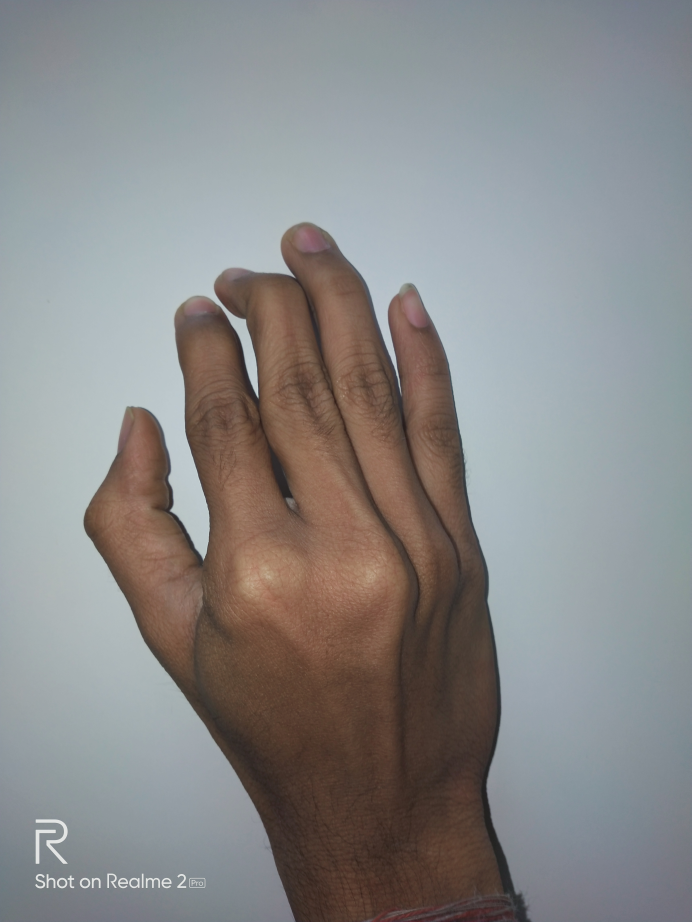
#> input picture rajit7.jpg, 3456 x 4608 px (shown at 1/5 size)
$ jupyter execute --allow-errors redness2.ipynb   (older library calls are emulated)
#> lines starting #> are read from the running program, lines starting #| are printed output that depends on the picture; after the words box and inside, x2 and y2 are one past the last pixel; in counts of white or black regions, pixels touching at a corner belong together
[cell 1]
import numpy as np
import cv2


frame = cv2.imread("./rajit7.jpg")
#> frame is the input picture: shape (4608, 3456, 3); mean B, G, R 137, 137.1, 137.6
frame = cv2.resize(frame,None,fx=0.2, fy=0.2, interpolation = cv2.INTER_CUBIC)
#> frame: shape (922, 691, 3)
#frame = cv2.imread("./ra2.jpg")
frame = cv2.fastNlMeansDenoisingColored(frame,None,3,3,7,21)


'''
gray = cv2.cvtColor(frame, cv2.COLOR_BGR2GRAY)
#gray = cv2.GaussianBlur(gray,(9,9),0);
#gray = cv2.medianBlur(gray,5)
canny=cv2.Canny(gray,155,75)
edges = cv2.adaptiveThreshold(gray,255,cv2.ADAPTIVE_THRESH_GAUSSIAN_C,cv2.THRESH_BINARY,13,2.5)
kernel = np.ones((2,2), np.uint8)
edgeX = cv2.dilate(canny, kernel, iterations = 2)
'''
dst = cv2.fastNlMeansDenoisingColored(frame,None,3,3,7,21)
hsv = cv2.cvtColor(frame,cv2.COLOR_BGR2HSV)
#> hsv: shape (922, 691, 3); mean H, S, V 74.3, 44, 148

lower = np.array([80,0,0])  #-- Lower range --
upper = np.array([180,200,255])  #-- Upper range --
mask = cv2.inRange(hsv, lower, upper)
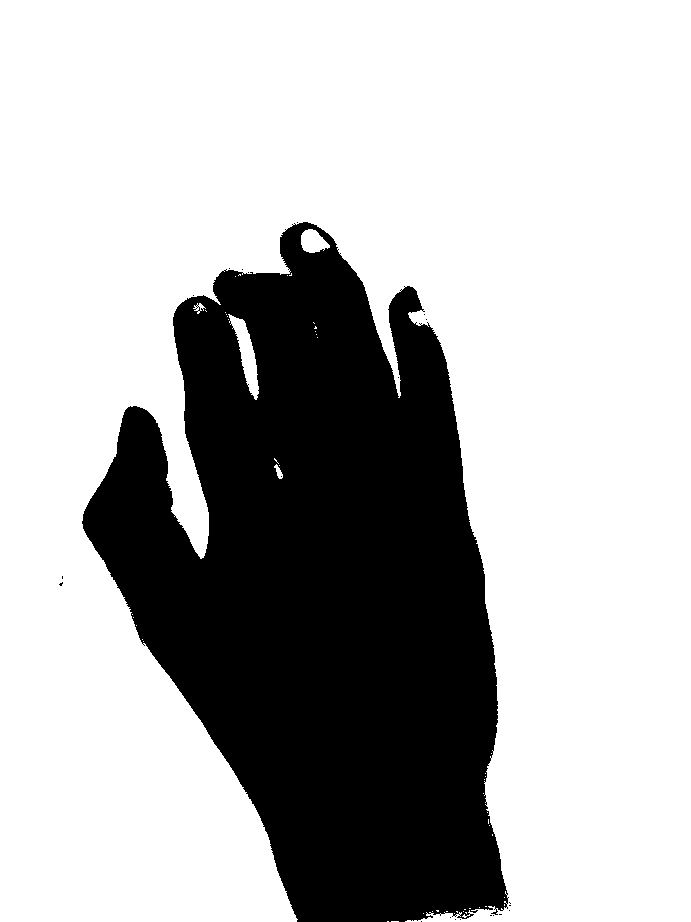
#> mask: shape (922, 691); 70.8% white; 22 black regions (21 under 20 px), largest, box (x1, y1, x2, y2) and area: (82, 222, 509, 922) 185998
res = cv2.bitwise_and(dst, dst, mask= mask)
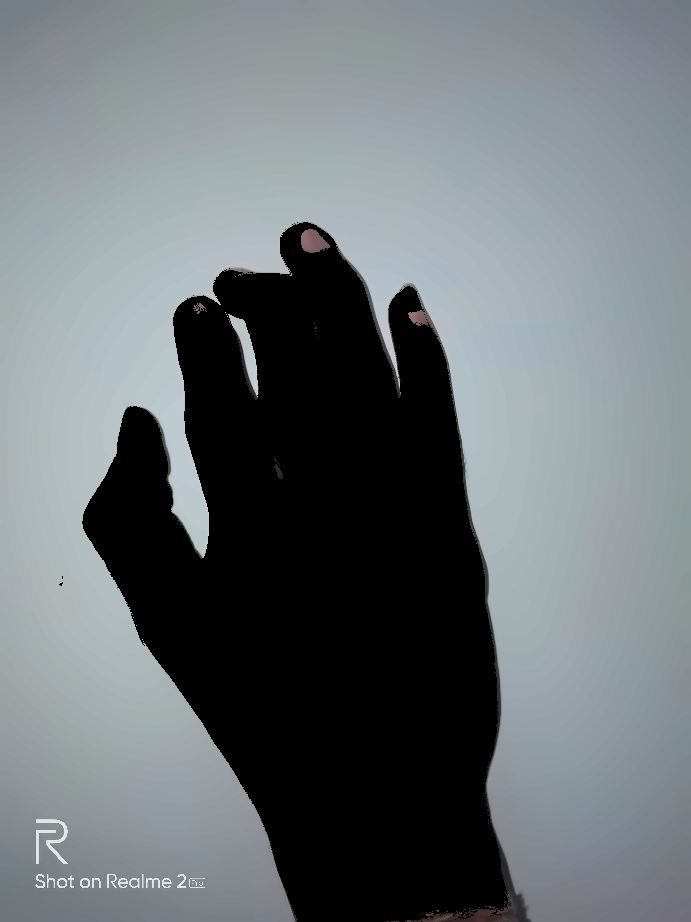
#> res: shape (922, 691, 3); mean B, G, R 117.9, 114.3, 107.3


maskedFrameOutline= np.copy(frame)

idx = 0
for val in mask:
    ids =0
    for v in val:
        a=[]
        if v == 255:
            a =[0,0,0]
        else:
            a =frame[idx][ids]
        maskedFrameOutline[idx][ids] =a
        ids+=1
    idx+=1
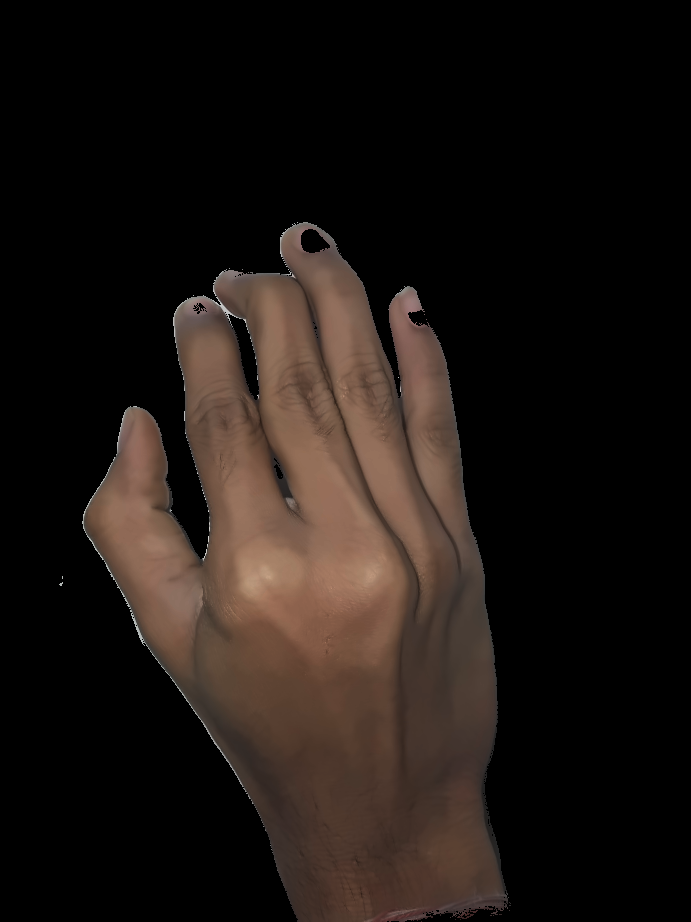
#> maskedFrameOutline: shape (922, 691, 3); mean B, G, R 18.8, 22.7, 30
#> after the loop, idx = 922


gray = cv2.cvtColor(maskedFrameOutline, cv2.COLOR_BGR2GRAY)
gray = cv2.GaussianBlur(gray,(5,5),0);
gray = cv2.medianBlur(gray,5)
canny = cv2.Canny(gray,35,55)
#> canny: shape (922, 691); 0.92% white in thin lines or dots, all inside (x1, y1, x2, y2) = (59, 221, 509, 922)
edges = cv2.adaptiveThreshold(gray,255,cv2.ADAPTIVE_THRESH_MEAN_C,cv2.THRESH_BINARY,11,5.5)
#> edges: shape (922, 691); 97.5% white; 75 black regions (52 under 20 px), largest, box (x1, y1, x2, y2) and area: (77, 217, 461, 922) 8246, (408, 311, 512, 903) 2688, (294, 278, 421, 617) 1720
kernel = np.ones((2,2), np.uint8)
edgeX = cv2.morphologyEx(edges, cv2.MORPH_CLOSE, kernel)
#> edgeX: shape (922, 691); 97.6% white; 45 black regions (22 under 20 px), largest, box (x1, y1, x2, y2) and area: (78, 218, 462, 922) 8236, (430, 322, 513, 903) 2521, (295, 279, 422, 618) 1718
#cv2.imshow('hsv',hsv)

idx = 0
for val in maskedFrameOutline:
    ids =0
    for v in val:
        if v[0] == 0 and v[1] == 0 and v[2] == 0:
            edgeX[idx][ids] = 0
        ids+=1
    idx+=1
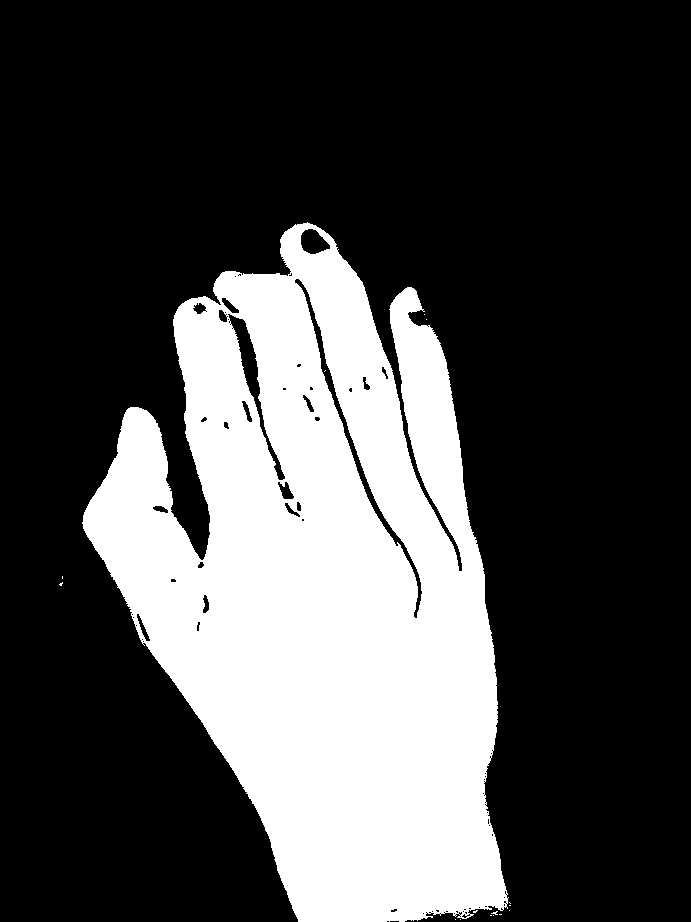
#> edgeX: shape (922, 691); 28.5% white; 16 white regions (15 under 20 px), largest, box (x1, y1, x2, y2) and area: (82, 222, 509, 922) 181593
#> after the loop, idx = 922


cv2.imshow('edgeX',edgeX)
cv2.imshow('maskedFrameOutline',maskedFrameOutline)
cv2.imshow('canny',canny)


cv2.waitKey(0)


cv2.destroyAllWindows()

[cell 2]
import numpy as np
import cv2


frame = cv2.imread("./red2.jpg")
#frame = cv2.resize(frame,None,fx=0.2, fy=0.2, interpolation = cv2.INTER_CUBIC)

#> (the rest of this cell did not finish here and is left out)

[cell 3]
dark_red  = np.uint8([[[92,56,64]]])
dark_red = cv2.cvtColor(dark_red,cv2.COLOR_BGR2HSV)
print(dark_red)

[cell 4]
import numpy as np
import cv2


imageInput = cv2.imread("./rajit5.jpg")
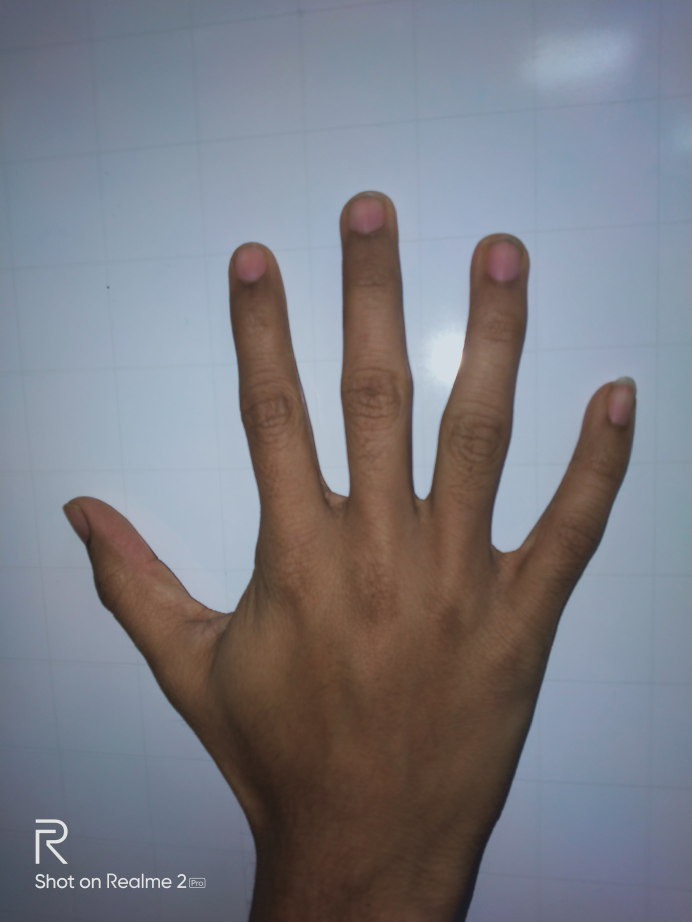
#> input picture rajit5.jpg, 3456 x 4608 px (shown at 1/5 size)
#> imageInput is the input picture: shape (4608, 3456, 3); mean B, G, R 131.6, 124, 122.9
imageInput = cv2.resize(imageInput,None,fx=0.2, fy=0.2, interpolation = cv2.INTER_CUBIC)
#> imageInput: shape (922, 691, 3)

gray = cv2.cvtColor(imageInput, cv2.COLOR_BGR2GRAY) # convert to grayscale
ret, thresh = cv2.threshold(gray, 110, 255, 0)
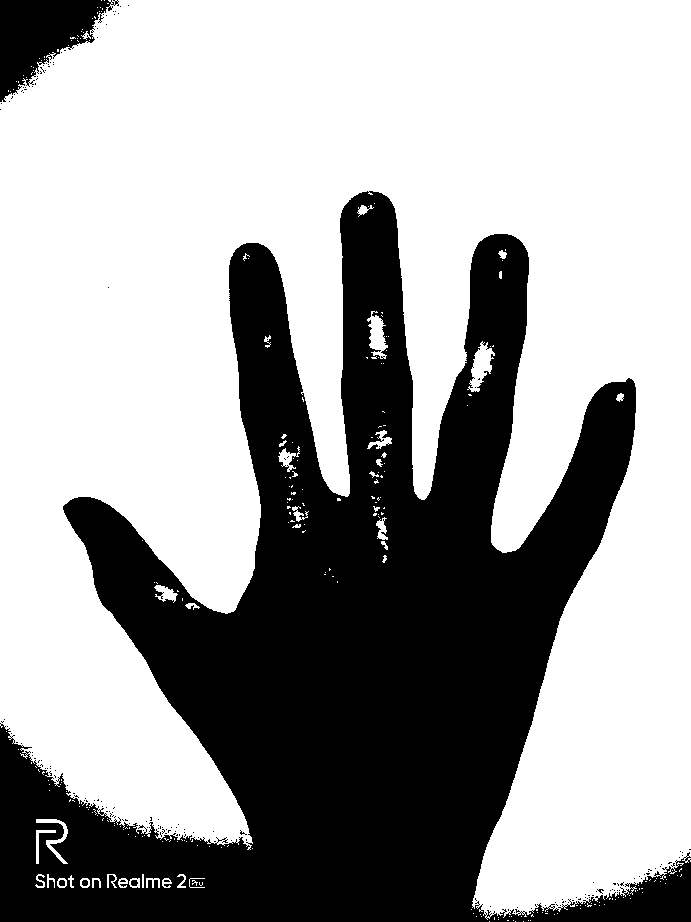
#> thresh: shape (922, 691); 63.3% white; 176 black regions (171 under 20 px)

_,contours, hierarchy = cv2.findContours(thresh, cv2.RETR_TREE, cv2.CHAIN_APPROX_SIMPLE)
#> contours = 673 contours, 639 with area under 20; largest, box (x1, y1, x2, y2) and area: (0, 0, 691, 920) 396490, (467, 341, 495, 392) 590, (367, 311, 388, 359) 467, (36, 819, 68, 864) 251, (154, 585, 178, 603) 190


for contour in contours:
    area = cv2.contourArea(contour)
    if area > 500:
        accuracy = 0.00001 * cv2.arcLength(contour, True)
        approx = cv2.approxPolyDP(contour, accuracy, True)
        cv2.drawContours(imageInput, [approx], -1, (255, 0, 0), 3)
#> this loop made 673 passes
#> (area, accuracy) on passes 224, 291: (589.5, 0.00209), (396490, 0.0743)
#> area on pass 60: 46
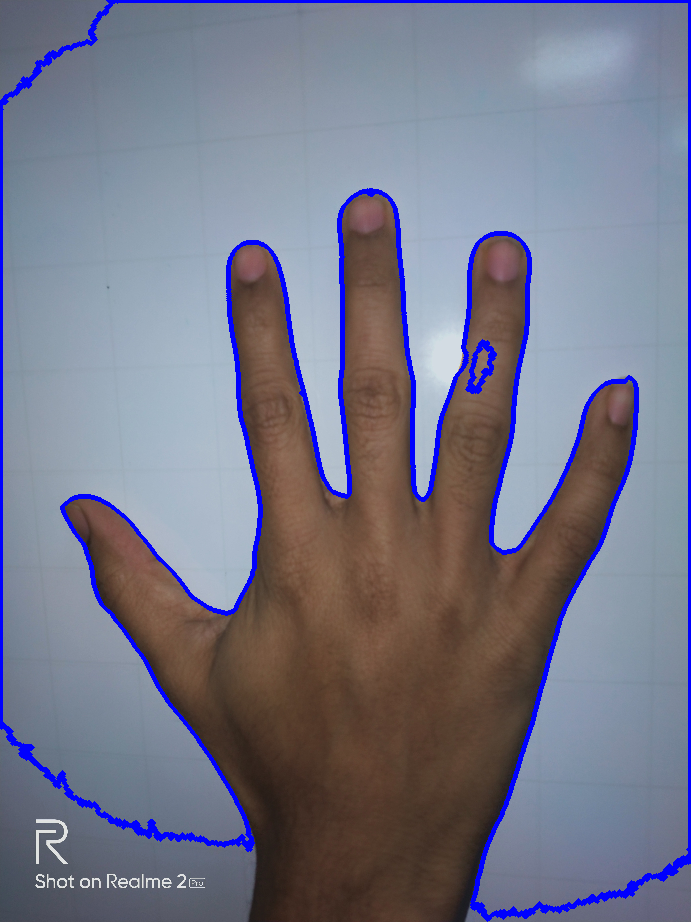
#> imageInput: shape (922, 691, 3); mean B, G, R 136.8, 118.6, 117.6


cv2.imshow('Result',gray)
cv2.imshow('Thresh',thresh)
cv2.waitKey(0)
cv2.destroyAllWindows()
